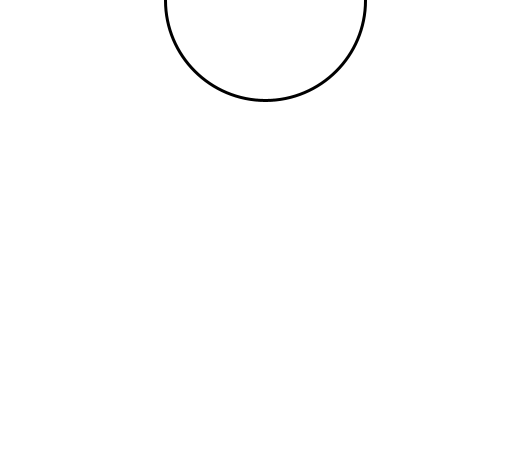
Frame 1 (no input)
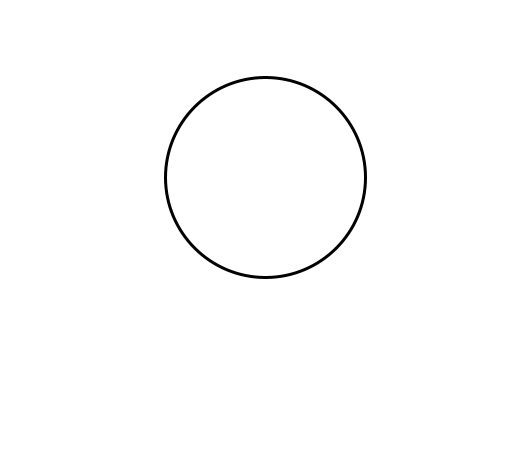
Frame 60 (the mouse pressed at the canvas centre just before this capture)
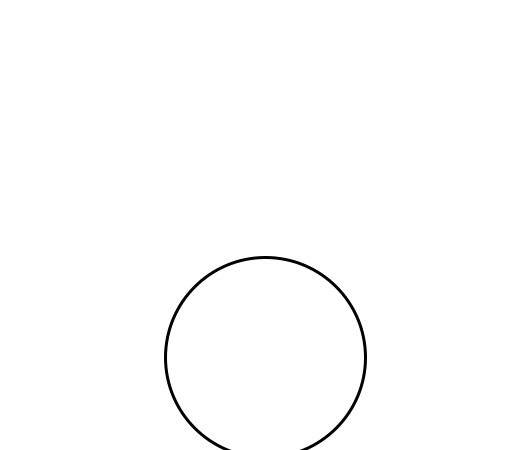
Frame 120 (the mouse held since frame 60 and released just before this capture)

The Processing sketch that drew these frames (run headless with seeded random() and noise(); from frame 60 on, the mouse is pressed at the canvas centre):

// Processing sketch: sketch_260219d
// ── sketch_260219d.pde
int y;

void setup() {
  size(530, 450);
  y = 0;
  strokeWeight(3);
}

void draw() {
  background(255);
  ellipse(265, y, 200, 200);

  // Move the circle downward
  y = y + 3;

  // Reset when it goes off-screen
  if (y > 700) {
    y = -100;
  }
}
